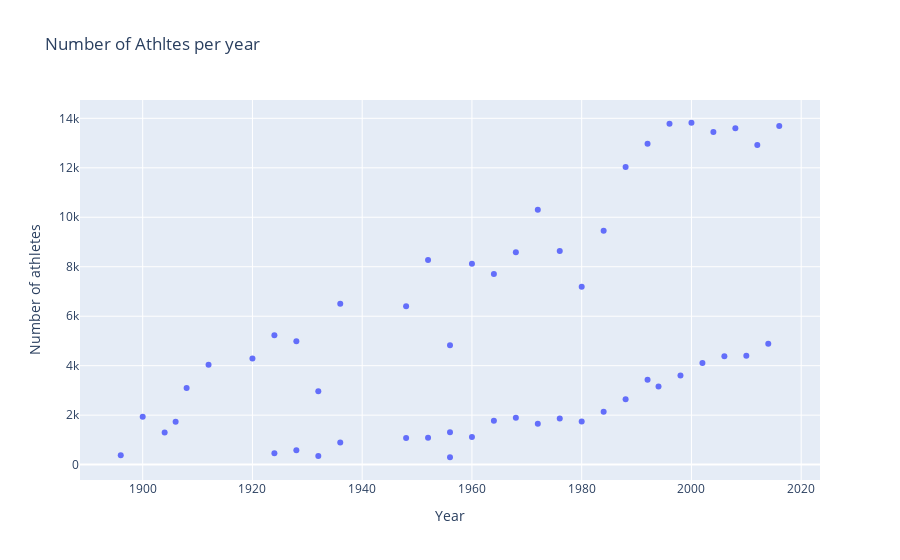

Notebook source saved alongside this figure:
### Code cell
fig  =  go.Figure()

fig.add_trace(go.Scatter(x=data2['Year'], y = data2['Athlets'], mode='markers'))
fig.update_layout(dict(title='Number of Athltes per year', xaxis=dict(title='Year'), yaxis=dict(title='Number of athletes')))
fig.show()

### Figure 1 — Plotly figure (JSON) as saved in the notebook; plotly's stock layout.template omitted (floating-point values rounded to 4 significant figures)
{"data": [{"mode": "markers", "type": "scatter", "x": [1896, 1900, 1904, 1906, 1908, 1912, 1920, 1924, 1924, 1928, 1928, 1932, 1932, 1936, 1936, 1948, 1948, 1952, 1952, 1956, 1956, 1956, 1960, 1960, 1964, 1964, 1968, 1968, 1972, 1972, 1976, 1976, 1980, 1980, 1984, 1984, 1988, 1988, 1992, 1992, 1994, 1996, 1998, 2000, 2002, 2004, 2006, 2008, 2010, 2012, 2014, 2016], "y": [380, 1936, 1301, 1733, 3101, 4040, 4292, 460, 5233, 4992, 582, 352, 2969, 6506, 895, 6405, 1075, 8270, 1088, 1307, 4829, 298, 8119, 1116, 1778, 7702, 1891, 8588, 10304, 1655, 1861, 8641, 1746, 7191, 9454, 2134, 2639, 12037, 3436, 12977, 3160, 13780, 3605, 13821, 4109, 13443, 4382, 13602, 4402, 12920, 4891, 13688]}], "layout": {"title": {"text": "Number of Athltes per year"}, "xaxis": {"title": {"text": "Year"}}, "yaxis": {"title": {"text": "Number of athletes"}}}}
